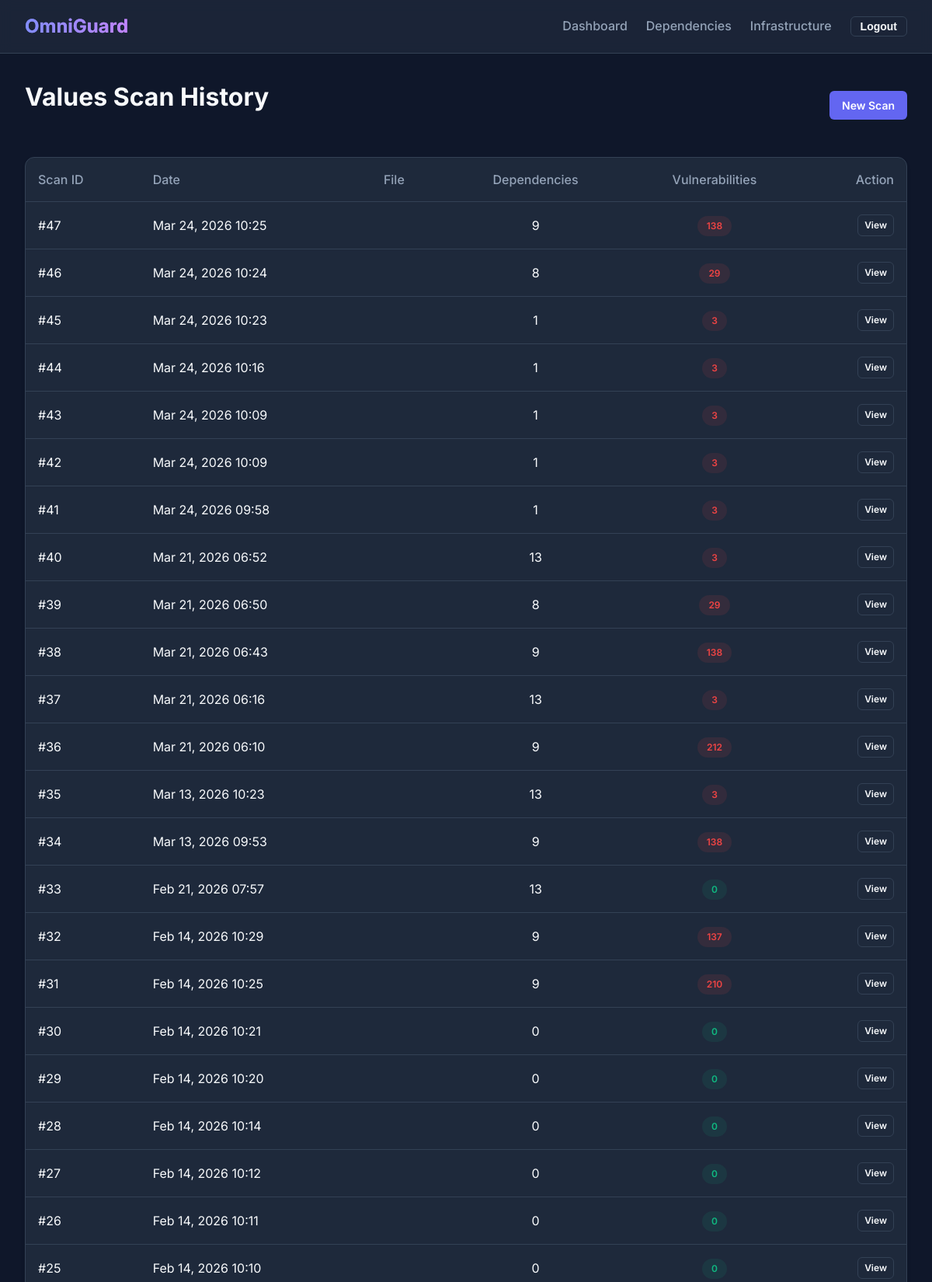
Page /analyze-code/history/ (signed in, upper part) on the committed database.
### dependency_analysis/models.py (models this page shows, shortened)
class ScanReport(models.Model):
    user = models.ForeignKey(User, on_delete=models.CASCADE)
    scan_date = models.DateTimeField(auto_now_add=True)
    total_dependencies = models.IntegerField(default=0)
    vulnerabilities_found = models.IntegerField(default=0)

### dependency_analysis/views.py (the view)
# urls.py: path('analyze-code/history/', views.report_list_view, name='dependency_report_list'),
@login_required
def report_list_view(request):
    reports = ScanReport.objects.filter(user=request.user).order_by('-scan_date')
    return render(request, 'dependency_analysis/report_list.html', {'reports': reports})

### templates/dependency_analysis/report_list.html (shortened to what this page needs)
{% extends 'base.html' %}
{% block content %}
<div class="fade-in">
    <div style="display: flex; justify-content: space-between; align-items: center; margin-bottom: 2rem;">
        <h1>Values Scan History</h1>
        <a href="{% url 'upload_dependency' %}" class="btn btn-primary">New Scan</a>
    </div>
    <div class="card" style="padding: 0;">
        <table style="width: 100%; border-collapse: collapse;">
            <thead>
                <tr style="border-bottom: 1px solid var(--border-color);">
                    <th style="text-align: left; padding: 1rem; color: var(--text-muted); font-weight: 500;">Scan ID</th>
                    <th style="text-align: left; padding: 1rem; color: var(--text-muted); font-weight: 500;">Date</th>
                    <th style="text-align: left; padding: 1rem; color: var(--text-muted); font-weight: 500;">File</th>
                    <th style="text-align: center; padding: 1rem; color: var(--text-muted); font-weight: 500;">Dependencies</th>
                    <th style="text-align: center; padding: 1rem; color: var(--text-muted); font-weight: 500;">Vulnerabilities</th>
                    <th style="text-align: right; padding: 1rem; color: var(--text-muted); font-weight: 500;">Action</th>
                </tr>
            </thead>
            <tbody>
                {% for report in reports %}
                <tr style="border-bottom: 1px solid var(--border-color);">
                    <td style="padding: 1rem;">#{{ report.id }}</td>
                    <td style="padding: 1rem;">{{ report.scan_date|date:"M d, Y H:i" }}</td>
                    <td style="padding: 1rem;">{{ report.uploaded_file.name }}</td>
                    <td style="padding: 1rem; text-align: center;">{{ report.total_dependencies }}</td>
                    <td style="padding: 1rem; text-align: center;">
                        {% if report.vulnerabilities_found > 0 %}
                            <span class="status-badge status-danger">{{ report.vulnerabilities_found }}</span>
                        {% else %}
                            <span class="status-badge status-success">0</span>
                        {% endif %}
                    </td>
                    <td style="padding: 1rem; text-align: right;">
                        <a href="{% url 'dependency_report_detail' report.id %}" class="btn btn-outline" style="padding: 0.25rem 0.5rem; font-size: 0.75rem;">View</a>
                    </td>
                </tr>
                {% empty %}
                <tr>
                    <td colspan="6" style="padding: 2rem; text-align: center; color: var(--text-muted);">No scans found.</td>
                </tr>
                {% endfor %}
            </tbody>
        </table>
    </div>
</div>
{% endblock %}

### static/css/styles.css (style rules this page uses)
:root { --primary-color: #6366f1; --primary-hover: #4f46e5; --bg-color: #0f172a; --card-bg: #1e293b; --text-color: #f8fafc; --text-muted: #94a3b8; --border-color: #334155; --success-color: #10b981; --warning-color: #f59e0b; --danger-color: #ef4444; --font-family: 'Inter', system-ui, -apple-system, sans-serif; }
body { background-color: var(--bg-color); color: var(--text-color); font-family: var(--font-family); margin: 0; padding: 0; line-height: 1.5; }
a { color: var(--primary-color); text-decoration: none; transition: color 0.2s; }
.card { background-color: var(--card-bg); border: 1px solid var(--border-color); border-radius: 0.75rem; padding: 1.5rem; margin-bottom: 1.5rem; box-shadow: 0 4px 6px -1px rgba(0, 0, 0, 0.1), 0 2px 4px -1px rgba(0, 0, 0, 0.06); transition: transform 0.2s, box-shadow 0.2s; }
.btn { display: inline-block; padding: 0.5rem 1rem; border-radius: 0.375rem; font-weight: 600; cursor: pointer; border: none; transition: all 0.2s; font-size: 0.875rem; }
.btn-primary { background-color: var(--primary-color); color: white; }
.btn-outline { background-color: transparent; border: 1px solid var(--border-color); color: var(--text-color); }
h1, h2, h3 { margin-top: 0; color: var(--text-color); }
.status-badge { display: inline-flex; align-items: center; padding: 0.25rem 0.75rem; border-radius: 9999px; font-size: 0.75rem; font-weight: 600; }
.status-success { background-color: rgba(16, 185, 129, 0.1); color: var(--success-color); }
.status-danger { background-color: rgba(239, 68, 68, 0.1); color: var(--danger-color); }
.fade-in { animation: fadeIn 0.5s ease-out forwards; opacity: 0; }

### rows in the picture
ScanReport: id "47", scan_date "Mar 24, 2026 10:25", total_dependencies "9", vulnerabilities_found "138"
ScanReport: id "46", scan_date "Mar 24, 2026 10:24", total_dependencies "8", vulnerabilities_found "29"
ScanReport: id "45", scan_date "Mar 24, 2026 10:23", total_dependencies "1", vulnerabilities_found "3"
ScanReport: id "44", scan_date "Mar 24, 2026 10:16", total_dependencies "1", vulnerabilities_found "3"
ScanReport: id "43", scan_date "Mar 24, 2026 10:09", total_dependencies "1", vulnerabilities_found "3"
ScanReport: id "42", scan_date "Mar 24, 2026 10:09", total_dependencies "1", vulnerabilities_found "3"
ScanReport: id "41", scan_date "Mar 24, 2026 09:58", total_dependencies "1", vulnerabilities_found "3"
ScanReport: id "40", scan_date "Mar 21, 2026 06:52", total_dependencies "13", vulnerabilities_found "3"
ScanReport: id "39", scan_date "Mar 21, 2026 06:50", total_dependencies "8", vulnerabilities_found "29"
ScanReport: id "38", scan_date "Mar 21, 2026 06:43", total_dependencies "9", vulnerabilities_found "138"
ScanReport: id "37", scan_date "Mar 21, 2026 06:16", total_dependencies "13", vulnerabilities_found "3"
ScanReport: id "36", scan_date "Mar 21, 2026 06:10", total_dependencies "9", vulnerabilities_found "212"
ScanReport: id "35", scan_date "Mar 13, 2026 10:23", total_dependencies "13", vulnerabilities_found "3"
ScanReport: id "34", scan_date "Mar 13, 2026 09:53", total_dependencies "9", vulnerabilities_found "138"
ScanReport: id "33", scan_date "Feb 21, 2026 07:57", total_dependencies "13", vulnerabilities_found "0"
ScanReport: id "32", scan_date "Feb 14, 2026 10:29", total_dependencies "9", vulnerabilities_found "137"
ScanReport: id "31", scan_date "Feb 14, 2026 10:25", total_dependencies "9", vulnerabilities_found "210"
ScanReport: id "30", scan_date "Feb 14, 2026 10:21", total_dependencies "0", vulnerabilities_found "0"
ScanReport: id "29", scan_date "Feb 14, 2026 10:20", total_dependencies "0", vulnerabilities_found "0"
ScanReport: id "28", scan_date "Feb 14, 2026 10:14", total_dependencies "0", vulnerabilities_found "0"
ScanReport: id "27", scan_date "Feb 14, 2026 10:12", total_dependencies "0", vulnerabilities_found "0"
ScanReport: id "26", scan_date "Feb 14, 2026 10:11", total_dependencies "0", vulnerabilities_found "0"
ScanReport: id "25", scan_date "Feb 14, 2026 10:10", total_dependencies "0", vulnerabilities_found "0"
